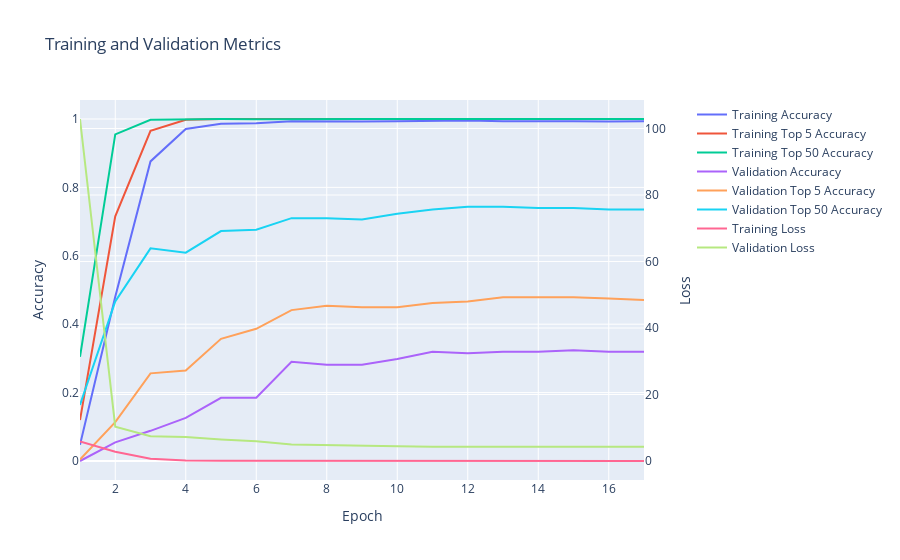

This figure's notebook cell:
### Code cell
softmax_similarity_model.display_training_history()

### Figure 1 — Plotly figure (JSON) as saved in the notebook; plotly's stock layout.template omitted (floating-point values rounded to 4 significant figures)
{"data": [{"mode": "lines", "name": "Training Accuracy", "type": "scatter", "x": [1, 2, 3, 4, 5, 6, 7, 8, 9, 10, 11, 12, 13, 14, 15, 16, 17], "xaxis": "x", "y": [0.04727, 0.48, 0.8761, 0.9706, 0.9863, 0.9874, 0.9937, 0.9926, 0.9926, 0.9937, 0.9947, 0.9958, 0.9937, 0.9947, 0.9937, 0.9926, 0.9937, 0.9968], "yaxis": "y"}, {"mode": "lines", "name": "Training Top 5 Accuracy", "type": "scatter", "x": [1, 2, 3, 4, 5, 6, 7, 8, 9, 10, 11, 12, 13, 14, 15, 16, 17], "xaxis": "x", "y": [0.1197, 0.7153, 0.9653, 0.9979, 1.0, 0.9989, 1.0, 1.0, 1.0, 1.0, 1.0, 1.0, 1.0, 1.0, 1.0, 1.0, 1.0, 1.0], "yaxis": "y"}, {"mode": "lines", "name": "Training Top 50 Accuracy", "type": "scatter", "x": [1, 2, 3, 4, 5, 6, 7, 8, 9, 10, 11, 12, 13, 14, 15, 16, 17], "xaxis": "x", "y": [0.3046, 0.9548, 0.9979, 1.0, 1.0, 0.9989, 1.0, 1.0, 1.0, 1.0, 1.0, 1.0, 1.0, 1.0, 1.0, 1.0, 1.0, 1.0], "yaxis": "y"}, {"mode": "lines", "name": "Validation Accuracy", "type": "scatter", "x": [1, 2, 3, 4, 5, 6, 7, 8, 9, 10, 11, 12, 13, 14, 15, 16, 17], "xaxis": "x", "y": [0.0, 0.05462, 0.08824, 0.1261, 0.1849, 0.1849, 0.2899, 0.2815, 0.2815, 0.2983, 0.3193, 0.3151, 0.3193, 0.3193, 0.3235, 0.3193, 0.3193, 0.3151], "yaxis": "y"}, {"mode": "lines", "name": "Validation Top 5 Accuracy", "type": "scatter", "x": [1, 2, 3, 4, 5, 6, 7, 8, 9, 10, 11, 12, 13, 14, 15, 16, 17], "xaxis": "x", "y": [0.004202, 0.1134, 0.2563, 0.2647, 0.3571, 0.3866, 0.4412, 0.4538, 0.4496, 0.4496, 0.4622, 0.4664, 0.479, 0.479, 0.479, 0.4748, 0.4706, 0.4664], "yaxis": "y"}, {"mode": "lines", "name": "Validation Top 50 Accuracy", "type": "scatter", "x": [1, 2, 3, 4, 5, 6, 7, 8, 9, 10, 11, 12, 13, 14, 15, 16, 17], "xaxis": "x", "y": [0.1639, 0.4664, 0.6218, 0.6092, 0.6723, 0.6765, 0.7101, 0.7101, 0.7059, 0.7227, 0.7353, 0.7437, 0.7437, 0.7395, 0.7395, 0.7353, 0.7353, 0.7353], "yaxis": "y"}, {"mode": "lines", "name": "Training Loss", "type": "scatter", "x": [1, 2, 3, 4, 5, 6, 7, 8, 9, 10, 11, 12, 13, 14, 15, 16, 17], "xaxis": "x", "y": [5.908, 2.795, 0.6884, 0.15, 0.07532, 0.06713, 0.02916, 0.0199, 0.01724, 0.01752, 0.01208, 0.009628, 0.01143, 0.0107, 0.01118, 0.008398, 0.01099, 0.009451], "yaxis": "y2"}, {"mode": "lines", "name": "Validation Loss", "type": "scatter", "x": [1, 2, 3, 4, 5, 6, 7, 8, 9, 10, 11, 12, 13, 14, 15, 16, 17], "xaxis": "x", "y": [102.9, 10.31, 7.449, 7.228, 6.504, 5.959, 5.005, 4.766, 4.661, 4.412, 4.312, 4.255, 4.251, 4.267, 4.267, 4.277, 4.299, 4.33], "yaxis": "y2"}], "layout": {"title": {"text": "Training and Validation Metrics"}, "xaxis": {"anchor": "y", "domain": [0.0, 0.94], "title": {"text": "Epoch"}}, "yaxis": {"anchor": "x", "domain": [0.0, 1.0], "title": {"text": "Accuracy"}}, "yaxis2": {"anchor": "x", "overlaying": "y", "side": "right", "title": {"text": "Loss"}}}}
